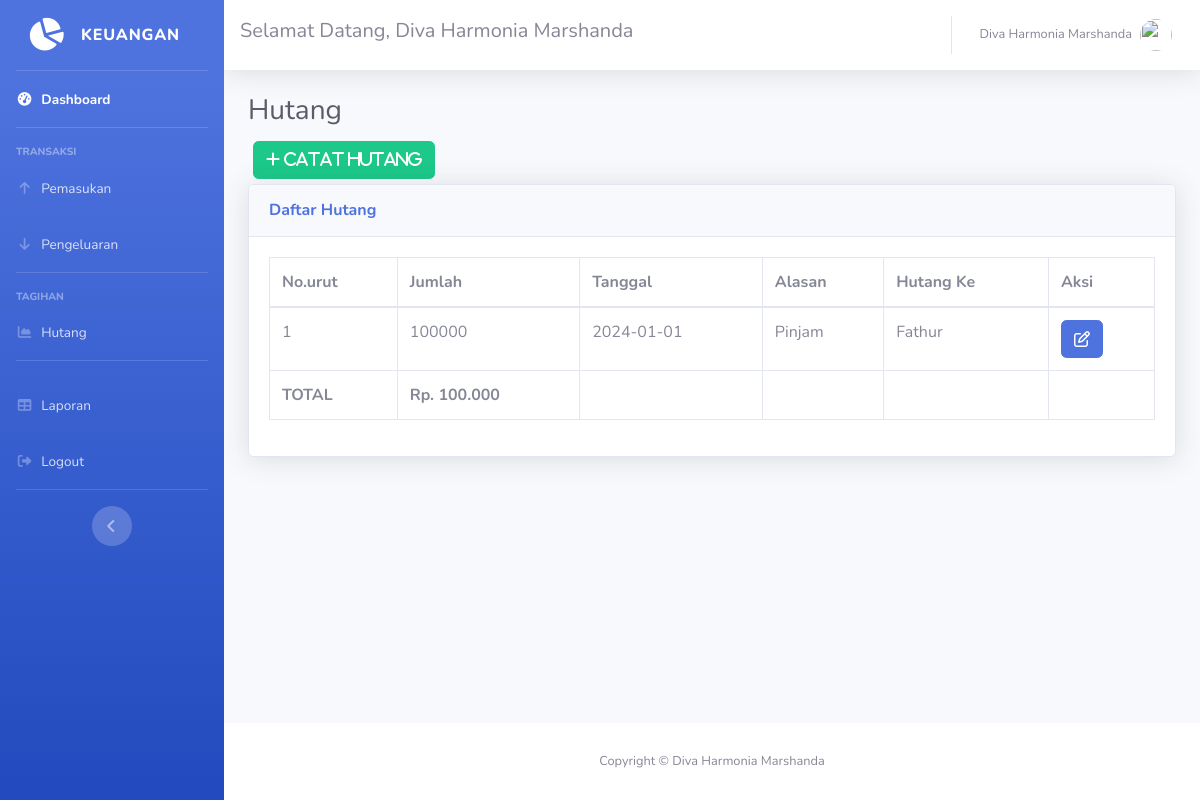
The app's page /hutang.php (signed in) with its own data.
### tables this page shows
CREATE TABLE `hutang` (
  `id_hutang` int(11) NOT NULL,
  `jumlah` int(11) NOT NULL,
  `tgl_hutang` date NOT NULL,
  `alasan` text NOT NULL,
  `hutangin` varchar(40) NOT NULL
);

### hutang.php (the view, shortened to what this page needs)
<!DOCTYPE html>
<html lang="en">
<head>
  <link href="vendor/fontawesome-free/css/all.min.css" rel="stylesheet" type="text/css">
  <link href="css/sb-admin-2.min.css" rel="stylesheet">
</head>
<body id="page-top">
<?php
require 'koneksi.php';
require 'sidebar.php';
?>
      <div id="content">
<?php require 'navbar.php'; ?>
        <div class="container-fluid">
          <h1 class="h3 mb-2 text-gray-800">Hutang</h1>
          <button type="button" class="btn btn-success" style="margin:5px" data-toggle="modal" data-target="#myModalTambah"><i class="fa fa-plus"> Catat Hutang</i></button><br>
          <div class="card shadow mb-4">
            <div class="card-header py-3">
              <h6 class="m-0 font-weight-bold text-primary">Daftar Hutang</h6>
            </div>
            <div class="card-body">
              <div class="table-responsive">
                <table class="table table-bordered" id="dataTable" width="100%" cellspacing="0">
                  <thead>
                    <tr>
					            <th>No.urut</th>
                      <th>Jumlah</th>
                      <th>Tanggal</th>
                      <th>Alasan</th>
                      <th>Hutang Ke</th>
                      <th>Aksi</th>
                    </tr>
                  </thead>
                  <tbody>
				  <?php
$query = mysqli_query($koneksi,"SELECT * FROM hutang where jumlah > 1000 ORDER BY tgl_hutang DESC");
$no = 1;
$jumlahhutang = 0;
while ($data = mysqli_fetch_assoc($query))
{
  $jumlah = $data['jumlah'];
  $jumlahhutang = $jumlahhutang + $jumlah;
?>
                    <tr>
					<td><?=$no++?></td>
                      <td><?=$data['jumlah']?></td>
                      <td><?=$data['tgl_hutang']?></td>
                      <td><?=$data['alasan']?></td>
                      <td><?=$data['hutangin']?></td>
					  <td>
<a href="#" type="button" class=" fa fa-edit btn btn-primary btn-md" data-toggle="modal" data-target="#myModal<?php echo $data['id_hutang']; ?>"></a>
</td>
</tr>
  </div>
<?php
}
?>
                  <tfoot>
                    <tr>
					            <th>TOTAL</th>
                      <th><?= 'Rp. ' . number_format($jumlahhutang, 0, ',', '.'); ?></th>
                      <th></th>
                      <th></th>
                      <th></th>
                      <th></th>
                    </tr>
                  </tfoot>
              </div>
            </div>
          </div>
        </div>
      </div>
<?php require 'footer.php'?>
    </div>
</body>
</html>

### records on screen
hutang: jumlah "100000", tgl_hutang "2024-01-01", alasan "Pinjam", hutangin "Fathur"

### other values on screen
$_SESSION['nama'] "Diva Harmonia Marshanda"
$jumlahhutang "100.000"
